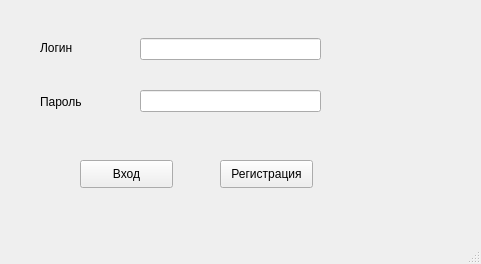
<?xml version="1.0" encoding="UTF-8"?>
<ui version="4.0">
 <class>MainWindow</class>
 <widget class="QMainWindow" name="MainWindow">
  <property name="geometry">
   <rect>
    <x>0</x>
    <y>0</y>
    <width>481</width>
    <height>264</height>
   </rect>
  </property>
  <property name="windowTitle">
   <string>MainWindow</string>
  </property>
  <widget class="QWidget" name="centralwidget">
   <widget class="QLabel" name="login_label">
    <property name="geometry">
     <rect>
      <x>40</x>
      <y>40</y>
      <width>55</width>
      <height>16</height>
     </rect>
    </property>
    <property name="text">
     <string>Логин</string>
    </property>
   </widget>
   <widget class="QLabel" name="pass_label">
    <property name="geometry">
     <rect>
      <x>40</x>
      <y>94</y>
      <width>55</width>
      <height>16</height>
     </rect>
    </property>
    <property name="text">
     <string>Пароль</string>
    </property>
   </widget>
   <widget class="QPushButton" name="auth_button">
    <property name="geometry">
     <rect>
      <x>80</x>
      <y>160</y>
      <width>93</width>
      <height>28</height>
     </rect>
    </property>
    <property name="text">
     <string>Вход</string>
    </property>
   </widget>
   <widget class="QLineEdit" name="login_text_filed">
    <property name="geometry">
     <rect>
      <x>140</x>
      <y>38</y>
      <width>181</width>
      <height>22</height>
     </rect>
    </property>
   </widget>
   <widget class="QLineEdit" name="pass_text_filed">
    <property name="geometry">
     <rect>
      <x>140</x>
      <y>90</y>
      <width>181</width>
      <height>22</height>
     </rect>
    </property>
   </widget>
   <widget class="QPushButton" name="regestation_buttion">
    <property name="geometry">
     <rect>
      <x>220</x>
      <y>160</y>
      <width>93</width>
      <height>28</height>
     </rect>
    </property>
    <property name="text">
     <string>Регистрация</string>
    </property>
   </widget>
  </widget>
  <widget class="QMenuBar" name="menubar">
   <property name="geometry">
    <rect>
     <x>0</x>
     <y>0</y>
     <width>481</width>
     <height>26</height>
    </rect>
   </property>
  </widget>
  <widget class="QStatusBar" name="statusbar"/>
 </widget>
 <resources/>
 <connections/>
</ui>
